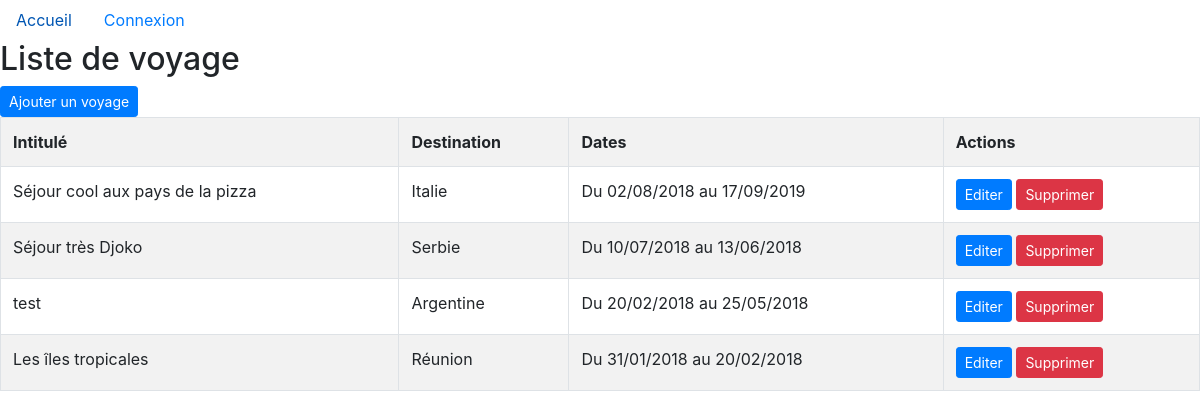
/manager/trip/list.php, run on the app's committed database.
### tables this page shows
CREATE TABLE `trip` (
  `id` int(11) NOT NULL,
  `country` int(11) NOT NULL,
  `date_start` date NOT NULL,
  `date_end` date NOT NULL,
  `title` varchar(255) NOT NULL,
  `description` text NOT NULL,
  `price` float NOT NULL
);

CREATE TABLE `country` (
  `id` int(11) NOT NULL,
  `name` varchar(255) NOT NULL
);

### dbmanager.php (called while the page is built, shortened)
<?php
function getTrips($full = true) {
  $db = db_connect();
  $trips = null;
  if ($db) {
    if ($full) {
      $query = $db->prepare(
        'SELECT * FROM trip ORDER BY date_start DESC');
    } else {
      $query = $db->prepare(
        'SELECT trip.id, title, country, date_start, date_end, name AS country_name
          FROM trip
          LEFT JOIN country ON trip.country = country.id
          ORDER BY date_start DESC');
    }
    $result = $query->execute();
    if ($result) {
      $trips = $query->fetchAll(PDO::FETCH_ASSOC);
      return $trips;
    }
  }
  return $trips;
}
?>

### utility.php (called while the page is built, shortened)
<?php
function transformSQLDate($sql_date) {
  $date = date_create($sql_date);
  return date_format($date, 'd/m/Y');
}
?>

### manager/trip/list.php (the view)
<?php
require_once('../../dbmanager.php');
require_once('../../utility.php');
include('../../templates/header.php');
$trips = getTrips($full = false);
?>
<h2>Liste de voyage</h2>
<a class="btn btn-primary btn-sm" href="add.php">Ajouter un voyage</a>
<table class="table table-bordered table-striped">
  <tr>
    <th>Intitulé</th>
    <th>Destination</th>
    <th>Dates</th>
    <th>Actions</th>
  </tr>
  <?php foreach ($trips as $trip): ?>
    <tr>
      <td><?php echo $trip['title'] ?></td>
      <td><?php echo $trip['country_name'] ?></td>
      <td><?php  echo 'Du ' . transformSQLDate($trip['date_start']);
          echo ' au ' . transformSQLDate($trip['date_end']); ?></td>
          <td>
            <a
              class="btn btn-primary btn-sm"
              href="edit.php?id=<?php echo $trip['id'] ?>">Editer</a>
            <a
              class="btn btn-danger btn-sm"
              href="delete.php?id=<?php echo $trip['id'] ?>">Supprimer</a>
          </td>
    </tr>
  <?php endforeach; ?>
</table>
<?php
include('../../templates/footer.php');
?>

### data on the page
trip: title "Séjour cool aux pays de la pizza", country.name "Italie"
trip: title "Séjour très Djoko", country.name "Serbie"
trip: title "test", country.name "Argentine"
trip: title "Les îles tropicales", country.name "Réunion"
